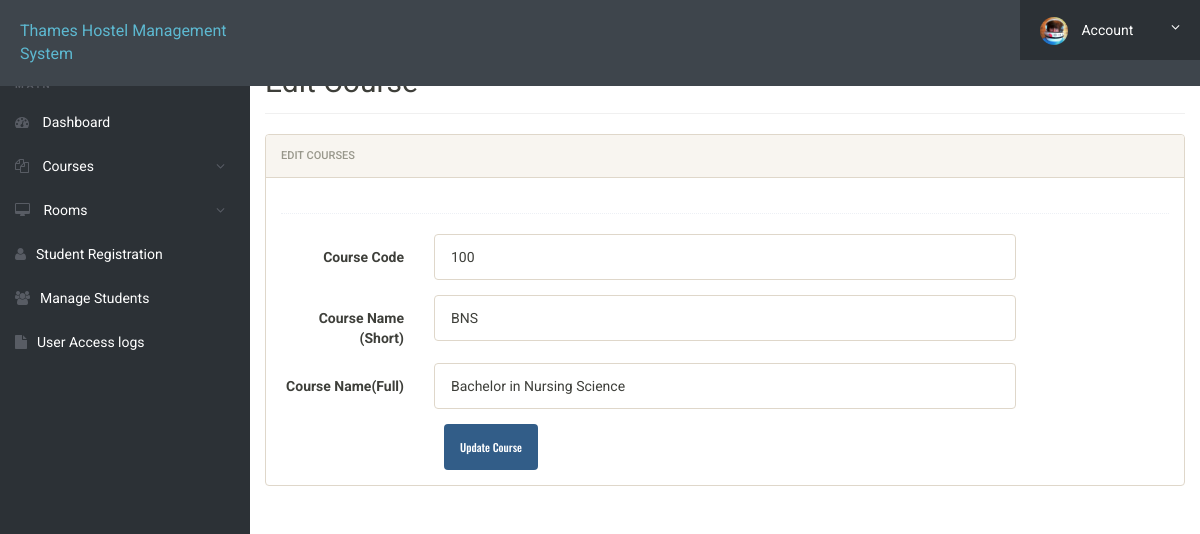
Screenshot of /admin/edit-course.php?id=1 (signed in) with the database file from the repository.
### tables this page shows
CREATE TABLE `courses` (
  `id` int(11) NOT NULL,
  `course_code` varchar(255) DEFAULT NULL,
  `course_sn` varchar(255) DEFAULT NULL,
  `course_fn` varchar(255) DEFAULT NULL,
  `posting_date` timestamp NULL DEFAULT current_timestamp()
);

### admin/edit-course.php (the view, shortened to what this page needs)
<?php
include('includes/config.php');
?>
<!doctype html>
<html lang="en" class="no-js">
<head>
	<link rel="stylesheet" href="css/font-awesome.min.css">
	<link rel="stylesheet" href="css/bootstrap.min.css">
	<link rel="stylesheet" href="css/dataTables.bootstrap.min.css">>
	<link rel="stylesheet" href="css/bootstrap-social.css">
	<link rel="stylesheet" href="css/bootstrap-select.css">
	<link rel="stylesheet" href="css/fileinput.min.css">
	<link rel="stylesheet" href="css/awesome-bootstrap-checkbox.css">
	<link rel="stylesheet" href="css/style.css">
</head>
<body>
	<?php include('includes/header.php');?>
	<div class="ts-main-content">
		<?php include('includes/sidebar.php');?>
		<div class="content-wrapper">
			<div class="container-fluid">
				<div class="row">
					<div class="col-md-12">
						<h2 class="page-title">Edit Course </h2>
						<div class="row">
							<div class="col-md-12">
								<div class="panel panel-default">
									<div class="panel-heading">Edit courses</div>
									<div class="panel-body">
										<form method="post" class="form-horizontal">
												<?php
												$id=$_GET['id'];
	$ret="select * from courses where id=?";
		$stmt= $mysqli->prepare($ret) ;
	 $stmt->bind_param('i',$id);
	 $stmt->execute() ;
	 $res=$stmt->get_result();
	   while($row=$res->fetch_object())
	  {
	  	?>
						<div class="hr-dashed"></div>
						<div class="form-group">
						<label class="col-sm-2 control-label">Course Code </label>
					<div class="col-sm-8">
					<input type="text"  name="cc" value="<?php echo $row->course_code;?>"  class="form-control"> </div>
					</div>
				 <div class="form-group">
				<label class="col-sm-2 control-label">Course Name (Short)</label>
		<div class="col-sm-8">
	<input type="text" class="form-control" name="cns" id="cns" value="<?php echo $row->course_sn;?>" required="required">
						 </div>
						</div>
<div class="form-group">
									<label class="col-sm-2 control-label">Course Name(Full)</label>
									<div class="col-sm-8">
									<input type="text" class="form-control" name="cnf" value="<?php echo $row->course_fn;?>" >
												</div>
											</div>
<?php } ?>
												<div class="col-sm-8 col-sm-offset-2">
													<input class="btn btn-primary" type="submit" name="submit" value="Update Course">
												</div>
											</div>
									</div>
								</div>
							</div>
							</div>
						</div>
					</div>
				</div>
			</div>
</body>
</html>

### admin/css/style.css (style rules this page uses)
html { font-size: 14px; }
@media only screen and (min-width: 480px) { html { font-size: 17px; } }
@media only screen and (min-width: 768px) { html { font-size: 14px; } }
body { font-size: 1em; }
.btn { font-family: 'Oswald', sans-serif; }
.hr-dashed { background-color: transparent; border-top: 1px dotted #edf0f5; color: transparent; height: 1px; margin: 20px 0; }
.panel { overflow: hidden; }
.btn { text-transform: none; }
.page-title { padding-bottom: 15px; margin-bottom: 20px; border-bottom: 1px solid #f0f0f0; }
.ts-main-content .content-wrapper { padding-top: 15px; margin-top: 10px; }
@media only screen and (min-width: 992px) { .ts-main-content .content-wrapper { margin-left: 250px; } }

### rows the page displays
courses: cc "100", cns "BNS", cnf "Bachelor in Nursing Science"
